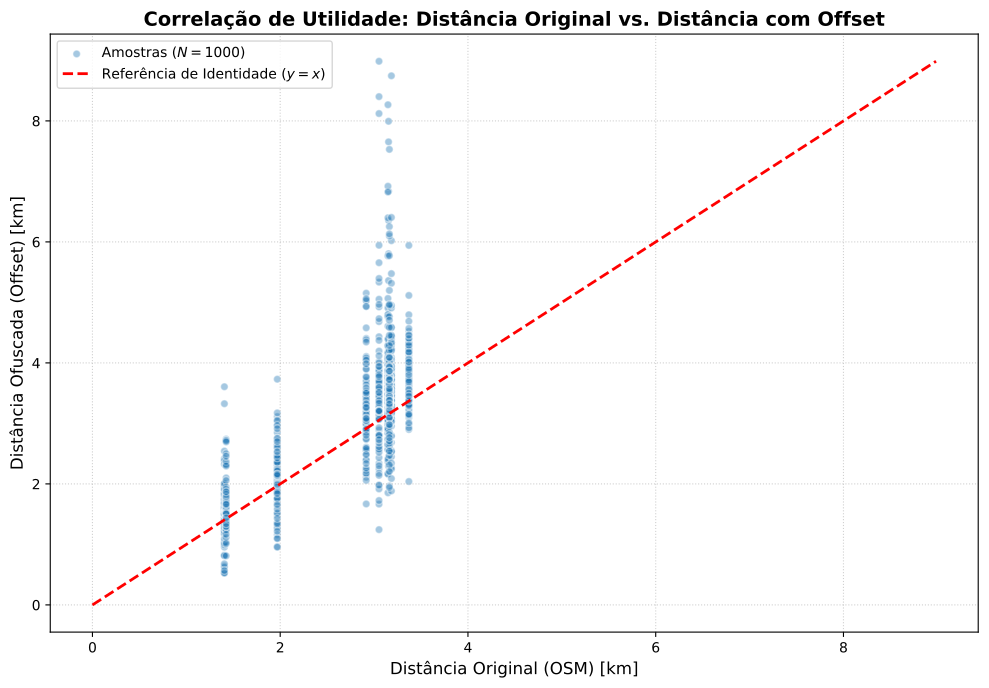

The script that saved this image:
import pandas as pd
import matplotlib.pyplot as plt

# 1. Carregar os dados
file_path = "comparação_trajetos - offset_1000_noforce.csv"
df = pd.read_csv(file_path)

# 2. Função de limpeza para colunas numéricas que usam vírgula como decimal
def clean_numeric(val):
    if isinstance(val, str):
        return float(val.replace(',', '.'))
    return val

# 3. Limpar as colunas de distância
df['Distancia OSM'] = df['Distancia OSM'].apply(clean_numeric)
df['Distancia com Offset'] = df['Distancia com Offset'].apply(clean_numeric)

# 4. Criar o Gráfico de Dispersão (Scatter Plot)
plt.figure(figsize=(10, 7))
plt.scatter(df['Distancia OSM'], df['Distancia com Offset'], 
            alpha=0.4, color='#1f77b4', edgecolors='w', s=30, label='Amostras ($N=1000$)')

# 5. Adicionar a linha de referência y = x (Utilidade Ideal)
max_dist = max(df['Distancia OSM'].max(), df['Distancia com Offset'].max())
plt.plot([0, max_dist], [0, max_dist], color='red', linestyle='--', linewidth=2, label='Referência de Identidade ($y=x$)')

# 6. Formatação técnica
plt.title('Correlação de Utilidade: Distância Original vs. Distância com Offset', fontsize=14, fontweight='bold')
plt.xlabel('Distância Original (OSM) [km]', fontsize=12)
plt.ylabel('Distância Ofuscada (Offset) [km]', fontsize=12)
plt.legend(loc='upper left')
plt.grid(True, linestyle=':', alpha=0.6)

# 7. Ajustar layout para evitar cortes
plt.tight_layout()

# 8. Salvar em PDF (Gráfico Vetorial de alta resolução)
plt.savefig('correlacao.pdf', format='pdf', bbox_inches='tight')
plt.close()
